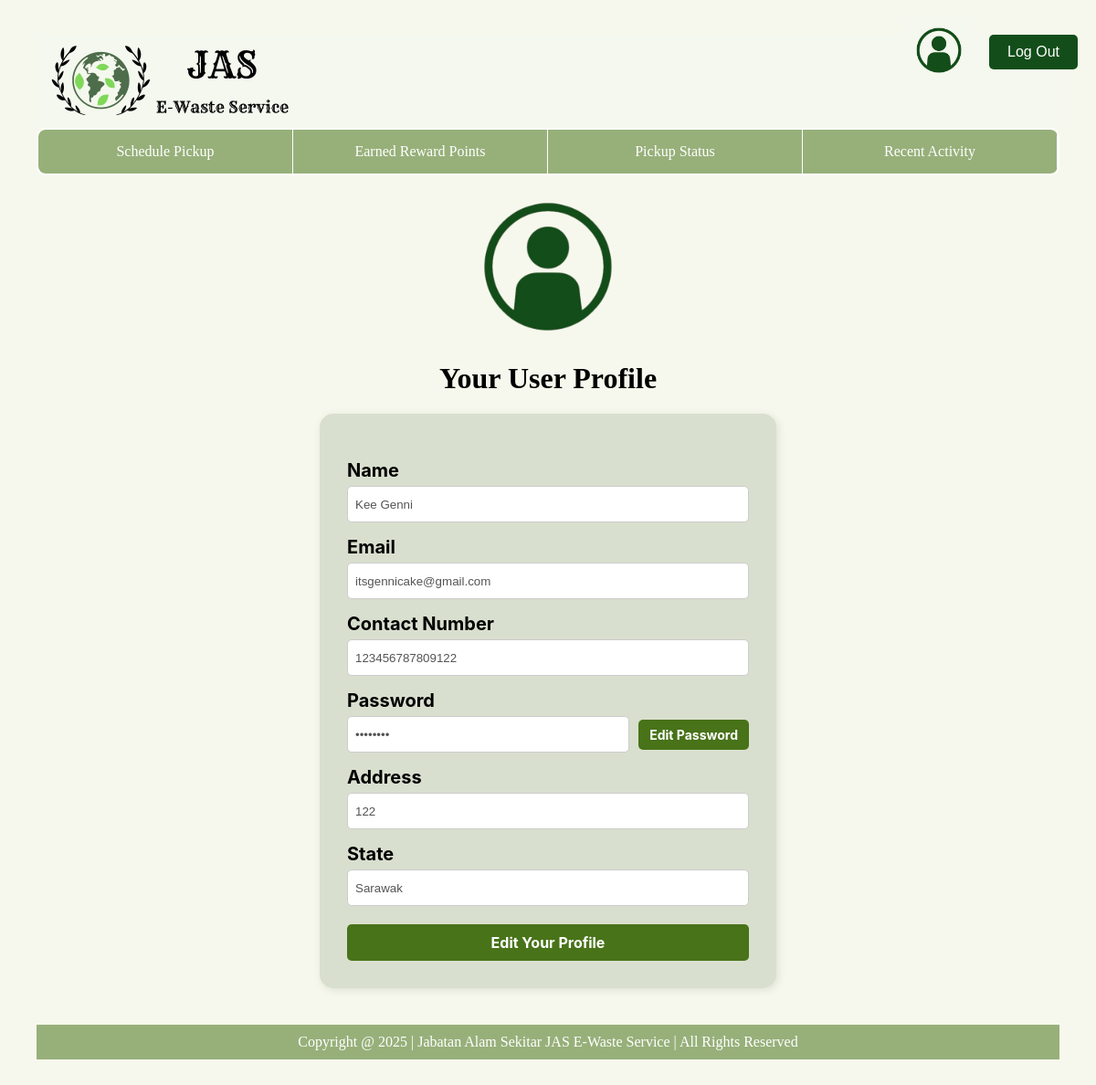
Screenshot of /customer/user_profile/ (signed in) with the database file from the repository.
### database/models.py (models this page shows, shortened)
class Customer (models.Model):
    customerID = models.CharField(primary_key=True, max_length=200)
    name = models.CharField(max_length=50)
    email = models.EmailField(max_length=100, unique=True)
    password = models.CharField(max_length=200)
    phoneNumber = models.IntegerField()
    address = models.TextField()
    state = models.CharField(max_length=50)
    points = models.IntegerField(blank = True, null = True, default=0)

### customer/views.py (the view)
# urls.py: path('user_profile/', user_profile, name='user_profile'), #Customer Profile
def user_profile(request):
    customerID = request.session.get("user_id")
    userInfo = Customer.objects.get(customerID=customerID)
    return render(request, "customer/userprofile-customer.html", {"profile": userInfo})

### customer/templates/customer/userprofile-customer.html (shortened to what this page needs)
{% extends 'customer/base_customer.html' %}
{% load static %}
    {% block extra_css %}
        <link rel="stylesheet" href="{% static 'css/userprofile-customer.css' %}">
    {% endblock %}
{% block content %}
<body>
    <div class="container-top">
        <img id="user" src="{% static 'images/userprofilelogonobg.png' %}" width="200"; height="200"; alt="user profile logo">
        <h1> Your User Profile</h1>
    </div>
    <div class="container">
        <div class="profile-form">
            <label>Name</label>
            <input type="text" class="input-box" value="{{profile.name}}" disabled>
            <label>Email</label>
            <input type="text" class="input-box" value="{{profile.email}}" disabled>
            <label>Contact Number</label>
            <input type="text" class="input-box" value="{{profile.phoneNumber}}" disabled>
            <label>Password</label>
            <div class="password-container">
                <input type="password" class="input-box password-box" value="{{profile.password}}" disabled>
                <a href="{% url 'customer:edit_password' %}" id="editpassword">Edit Password</a>
            </div>
            <label>Address</label>
            <input type="text" class="input-box" value="{{profile.address}}" disabled>
            <label>State</label>
            <input type="text" class="input-box" value="{{profile.state}}" disabled>
            <a href="{% url 'customer:edit_profile' %}" id="edit-profile">Edit Your Profile</a>
        </div>
    </div>
</body>
{% endblock %}

### customer/static/css/userprofile-customer.css (style rules this page uses)
body { background-color: #f7f8ed; text-align: center; padding: 40px; margin-top: 20; }
.profile-form, label { font-family: 'Inter', sans-serif; font-weight: bold; font-size: 20px; }
.container { max-width: 500px; margin: 0 auto; background-color: #D9DFCE; padding: 30px; border-radius: 15px; box-shadow: 2px 2px 10px rgba(0, 0, 0, 0.1); margin-bottom: 40px; }
.profile-form { text-align: left; margin-top: 20px; }
label { font-weight: bold; display: block; margin-top: 15px; margin-bottom: 5px; }
.input-box { width: 100%; height: 40px; padding: 8px; border: 1px solid #ccc; border-radius: 5px; background-color: white; }
.password-container { display: flex; align-items: center; }
.password-box { flex: 1; margin-right: 10px; }
#editpassword { background-color: #487319; color: white; padding: 8px 12px; border-radius: 5px; text-decoration: none; font-size: 14px; }
#edit-profile { display: block; width: 100%; margin-top: 20px; padding: 10px; background-color: #487319; color: white; font-size: 16px; border: none; border-radius: 5px; cursor: pointer; text-align: center; text-decoration: none; }
h1 { margin-bottom: 20px; }

### customer/templates/customer/header-customer.html (style rules this page uses)
* { margin: 0; padding: 0; box-sizing: border-box; }
body { margin: 0; padding: 0; z-index: 1; }

### customer/templates/customer/navbar-customer.html (style rules this page uses)
body { margin: 0; padding: 0; z-index: 2; }

### rows the page displays
Customer: name "Kee Genni", email "itsgennicake@gmail.com", phoneNumber "123456787809122", address "122", state "Sarawak"
